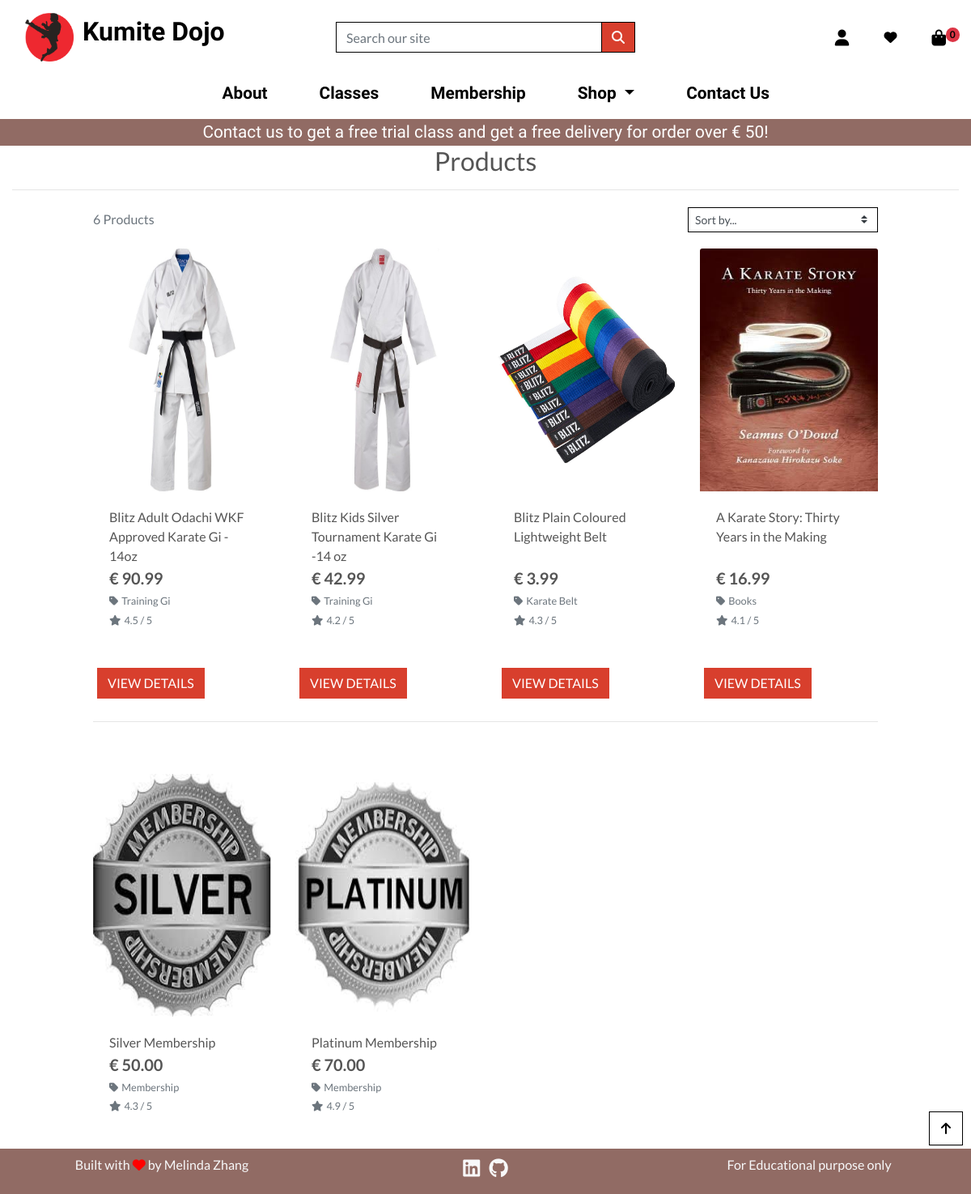
Screenshot of /products/ with the database file from the repository.
### products/models.py (models this page shows, shortened)
class ProductImage(models.Model):
    product = models.ForeignKey(Product, on_delete=models.CASCADE)
    image = models.ImageField(upload_to="products_imgs/", null=True, blank=True)
    featured = models.BooleanField(default=False)
    active = models.BooleanField(default=True)
    updated = models.DateTimeField(auto_now_add=False, auto_now=True)

class Product(models.Model):
    category = models.ForeignKey(
        "Category", null=True, blank=True, on_delete=models.SET_NULL
    )
    name = models.CharField(max_length=254)
    slug = models.SlugField(max_length=254, unique=True)
    description = models.TextField()
    price = models.DecimalField(max_digits=6, decimal_places=2)
    stock = models.IntegerField(default=True)
    rating = models.DecimalField(max_digits=6, decimal_places=1, null=True, blank=True)
    timestamp = models.DateTimeField(auto_now_add=False, auto_now=True)
    updated = models.DateTimeField(auto_now_add=False, auto_now=True)
    active = models.BooleanField(default=True)
    is_featured = models.BooleanField(default=False)
    class Meta:
        unique_together = ("name", "slug")

class Category(models.Model):
    class Meta:
        verbose_name_plural = "Categories"
    name = models.CharField(max_length=254)
    friendly_name = models.CharField(max_length=254, null=True, blank=True)

### products/views.py (the view, shortened to what this page needs)
# urls.py: path("", views.all_products, name="products"),
def all_products(request, category_name=None):
    products = Product.objects.all()
    query = None
    categories = None
    sort = None
    direction = None
    current_sorting = f"{sort}_{direction}"
    context = {
        "products": products,
        "search_term": query,
        "current_categories": categories,
        "current_sorting": current_sorting,
    }
    return render(request, "products/products.html", context)

### bag/views.py (called while the page is built)
def _bag_id(request):
    bag = request.session.session_key
    if not bag:
        bag = request.session.create()
    return bag

### products/templates/products/products.html (shortened to what this page needs)
{% extends "base.html" %}
{% load static %}
{% block page_header %}
    <div class="overlay"></div>
    <div class="container header-container">
    </div>
{% endblock %}
{% block content %}
    <div class="container-fluid">
        <div class="row">
            <div class="col text-center mt-3">
                <h2 class="title">Products</h2>
                <hr class="w-5- mb-1">
            </div>
        </div>
        <div class="row">
            <div class="product-container col-10 offset-1">
                <div class="row mt-1 mb-2">
                    <div class="col-12 col-md-6 my-auto order-md-last d-flex justify-content-center justify-content-md-end">
                        <div class="sort-select-wrapper w-50">
                            <select id="sort-selector" class="custom-select custom-select-sm rounded-0 border border-{% if current_sorting != 'None_None' %}info{% else %}black{% endif %}">
                                <option value="reset" {% if current_sorting == 'None_None' %}selected{% endif %}>Sort by...</option>
                            </select>
                        </div>
                    </div>
                    <div class="col-12 col-md-6 order-md-first">
                        <p class="text-muted mt-3 text-center text-md-left">
                            {{ products|length }} Products{% if search_term %} found for <strong>"{{ search_term }}"</strong>{% endif %}
                        </p>
                    </div>
                </div>
                <div class="row">
                    {% for product in products %}
                        <div class="col-sm-6 col-md-6 col-lg-4 col-xl-3">
                            <div class="card h-100 border-0">
                                {% if product.productimage_set.all %}
                                    {% for item in product.productimage_set.all %}
                                        {% if item.featured %}
                                            <a href="{% url 'product_detail' product.slug %}">
                                                <img class="card-img-top img-fluid product-img" src="{{ item.image.url }}" alt="{{ product.name }}">
                                            </a>
                                        {% endif %}
                                    {% endfor %}
                                {% else %}
                                    <a href="{% url 'product_detail' product.slug %}">
                                        <img class="card-img-top img-fluid product-img" src="{{ MEDIA_URL }}noimage.png" alt="{{ product.name }}">
                                    </a>
                                {% endif %}
                                <div class="card-body pb-0">
                                    <p class="mb-0">{{ product.name }}</p>
                                </div>
                                <div class="card-footer bg-white pt-0 border-0 text-left">
                                    <div class="row">
                                        <div class="col">
                                            <p class="lead mb-0 text-left font-weight-bold">€ {{ product.price }}</p>
                                            {% if product.category %}
                                                <p class="small mt-1 mb-0">
                                                    <a class="text-muted" href="{% url 'products' %}?category={{ product.category.name }}">
                                                        <i class="fas fa-tag mr-1"></i>{{ product.category.friendly_name }}
                                                    </a>
                                                </p>
                                            {% endif %}
                                            {% if product.rating %}
                                                <small class="text-muted"><i class="fas fa-star mr-1"></i>{{ product.rating }} / 5</small>
                                            {% else %}
                                                <small class="text-muted">No Rating</small>
                                            {% endif %}
                                        </div>
                                    </div>
                                    <div class="row">
                                        <a href="{% url 'product_detail' product.slug %}" class="btn btn-red rounded-0 text-uppercase mt-5"><span>View Details</span></a>
                                    </div>
                                </div>
                            </div>
                        </div>
                        {% if forloop.counter|divisibleby:4 %}
                            <div class="col-12 d-none d-xl-block mb-5">
                                <hr>
                            </div>
                        {% endif %}
                    {% endfor %}
                </div>
            </div>
        </div>
    </div>
    <div class="btt-button shadow-sm rounded-0 border border-black">
        <a class="btt-link d-flex h-100">
            <i class="fas fa-arrow-up text-black mx-auto my-auto"></i>
        </a>
    </div>
{% endblock %}

### static/css/base.css (style rules this page uses)
html { height: 100%; }
* { box-sizing: border-box; }
body { color: #555; font-family: 'Lato'; min-height: 100%; position:relative; padding-bottom:[footer-height] }
.product-img { width: 250px; height: 300px; }
.btn-red { background: #d83f2d; color: white; }
.text-black { color: #000 !important; }
.border-black { border: 1px solid black !important; }
.overlay { height: 100%; width: 100%; top: 0; left: 0; position: fixed; background: white; z-index: -1; }
.btt-button { height: 42px; width: 42px; position: fixed; bottom: 60px; right: 10px; }
.update-link, .remove-item, .btt-link { cursor: pointer; }
@media (min-width: 1200px) { .container { max-width: 80%; } }
@media (min-width: 992px) { .header-container { padding-top: 164px; } }

### rows the page displays
Product: name "Blitz Adult Odachi WKF Approved Karate Gi - 14oz", price "90.99", category.friendly_name "Training Gi", rating "4.5"
ProductImage: image (picture)
Product: name "Blitz Kids Silver Tournament Karate Gi -14 oz", price "42.99", category.friendly_name "Training Gi", rating "4.2"
ProductImage: image (picture)
Product: name "Blitz Plain Coloured Lightweight Belt", price "3.99", category.friendly_name "Karate Belt", rating "4.3"
ProductImage: image (picture)
Product: name "A Karate Story: Thirty Years in the Making", price "16.99", category.friendly_name "Books", rating "4.1"
ProductImage: image (picture)
Product: name "Silver Membership", price "50.00", category.friendly_name "Membership", rating "4.3"
ProductImage: image (picture)
Product: name "Platinum Membership", price "70.00", category.friendly_name "Membership", rating "4.9"
ProductImage: image (picture)

### other values shown
{{ product_count }} "0"
{{ free_delivery_threshold }} "50"
{{ products|length }} "6"
